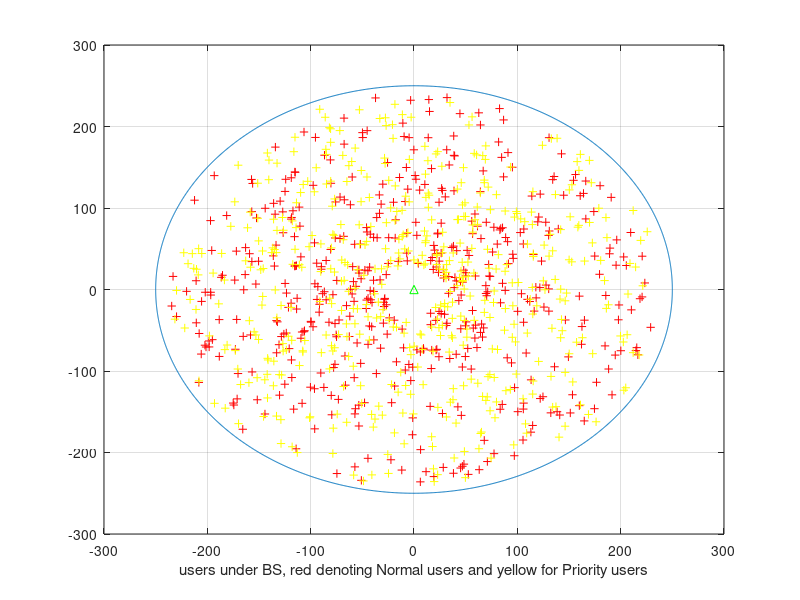
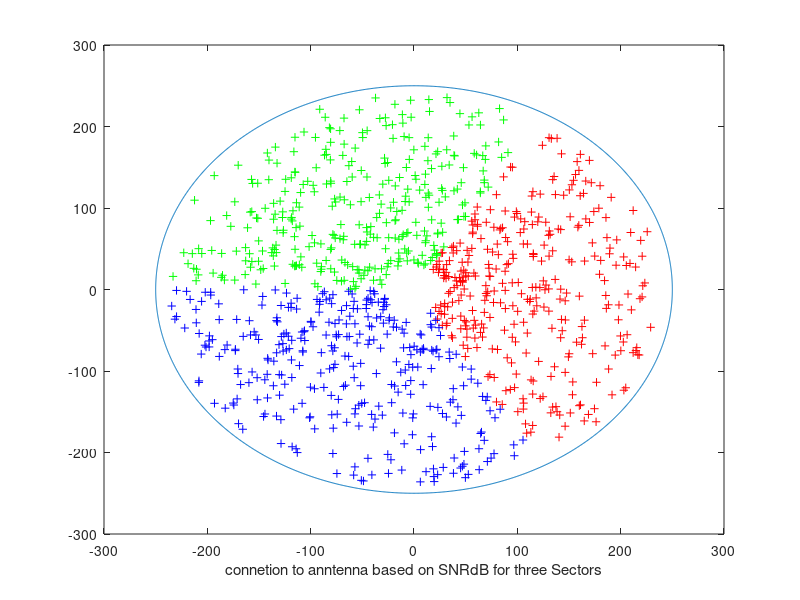

The MATLAB script that drew these images, in order: (Note: this script raises an error after producing the figures.)
grid on;

% area under the base station
r = 250;
t = 0 : pi/1000 : pi*2;
x = r*cos(t);
y = r*sin(t);
figure(1);
plot (x,y);
hold on;
grid on;
axis on;
axis ([-300 300 -300 300])
xlabel('users under BS, red denoting Normal users and yellow for Priority users' );


% layout of the base station
Bs_X = 0;
Bs_Y = 0;
plot(Bs_X, Bs_Y, '^g');


% generation of users in base station
a=30;
b=240;
n=1000; 
OpUserR = a + (b-a).*rand(n,1);
c=0;
d=2*pi;
theta = c + (d-c).*rand(n,1);
userX= (OpUserR.*cos(theta));
userY= (OpUserR.*sin(theta));
normal = 0.5 *n;
priority = n - normal;
userX1= zeros(1,(normal));
userY1= zeros(1,(normal));
userX2= zeros(1,(priority));
userY2= zeros(1,(priority));


for i = 1:(normal)
    userX1(i) = userX(i);
    userY1(i) = userY(i);
end
k = 1;
for i = (normal+1):n
    userX2(k) = userX(i);
    userY2(k) = userY(i);
    k = k+1;
end

figure(1);
hold on;
plot(userX1, userY1,'+r')
plot(userX2, userY2,'+y')


%parameter calculation for users in the network
d=zeros(1,n);
pathLoss_M=zeros(1,n);
pathLoss2_M=zeros(1,n);
shadowing_M=zeros(1,n);
hbs=25;
hms=1.5;
fc=2.6;
std_dev_M= 8;
for i= 1:n
    d(i)= sqrt((userX(i)^2) +(userY(i)^2));
    pathLoss_M(i)= (44.9-6.55*log10(hbs))*log10(d(i))+34.46+5.83*log10(hbs)+23*log10(fc/5);
    pathLoss2_M(i)= 40*log10(d(i)) + 0.65 - 16.2*log10(hbs) - 16.2*log10(hms) + 3.8*log10(fc/5); 
    shadowing_M= std_dev_M.* randn(n, 1);
end;




% parameter calculation for the first sector
i=1;
Aa1 = zeros(1,n) ;
Mg = 17; % max gain
Am = 20; 
W = 70;
gain = zeros(3, n);

while(i<=n)
if (0<=userX(i) && 0<userY(i))
  Aa1(i) = abs(atand(userY(i)/userX(i)))  ;

                 
elseif (0>userX(i) && 0<userY(i))
  Aa1(i) = 180 - abs(atand(userY(i)/userX(i)))  ;

elseif (0>userX(i) && 0>userY(i))
  Aa1(i) = 180 + abs(atand(userY(i)/userX(i)))  ;

elseif (0<userX(i) && 0>userY(i))
  Aa1(i) = 360 - abs(atand(userY(i)/userX(i)))  ;

end;
  if Aa1(i)>180
      Aa1(i)= 360- Aa1(i);
  end;
  if Aa1(i)< -180
      Aa1(i)= 360+Aa1(i);
  end;
      
   

 x=12*((Aa1(i)/W)^2);
gain(1,i)= Mg - min(x, Am);

i =i + 1 ;
end;



% parameter calculation for the second sector
i=1;
Aa2 = zeros(1,n) ;

while(i<=n)
if (0<userX(i) && 0<userY(i)) 
  Aa2(i) = 120 - abs(atand(userY(i)/userX(i)))  ;

elseif (0>userX(i) && 0<userY(i) && theta(i)>2*pi/3)
  Aa2(i) = 60 - abs(atand(userY(i)/userX(i)));
  
elseif (0>userX(i) && 0<userY(i) && theta(i)<2*pi/3)
  Aa2(i) = abs(atand(userY(i)/userX(i)))-60;

elseif (0>userX(i) && 0>userY(i))
  Aa2(i) = 60 + abs(atand(userY(i)/userX(i)))  ;

else 
  Aa2(i) = 240 - abs(atand(userY(i)/userX(i)))  ;

end;
 if Aa2(i)>180
      Aa2(i)= 360- Aa2(i);
  end;
  if Aa2(i)< -180
      Aa2(i)= 360+Aa2(i);
  end;
  
 x2=12*((Aa2(i)/W)^2);
gain(2,i)= Mg - min(x2, Am);

i =i + 1 ;
end;

% parameter calculation for the third sector
i=1;
Aa3 = zeros(1,n) ;

while(i<=n)
if (0<userX(i) && 0<userY(i))
  Aa3(i) = 240 - abs(atand(userY(i)/userX(i)))  ;


elseif (0>userX(i) && 0<userY(i))
  Aa3(i) = 60 + abs(atand(userY(i)/userX(i))) ;

elseif (0>userX(i) && 0>userY(i))
  theta1 =abs(atand(userY(i)/userX(i)) ) ;
  if theta1<60
      Aa3(i)= 60- theta1;
  elseif theta1>=60
      Aa3(i)=theta1-60;
  end;
  
 elseif (0<userX(i) && 0>userY(i))
  Aa3(i) = 120 - abs(atand(userY(i)/userX(i)))  ;

 end;
 
  if Aa3(i)>180
      Aa3(i)= 360- Aa3(i);
  end;
  if Aa3(i)< -180
      Aa3(i)= 360+Aa3(i);
  end;
      
 x3=12*((Aa3(i)/W)^2);
gain(3,i)= Mg - min(x3, Am);

i =i + 1 ;
end;


RS= zeros(3,n);
RSw= zeros(3,n);% Received signal in Watt
BS_Tx= 43;
gainMs= 0;
SNRw= zeros(3,n);
SNRdB= zeros(3,n);
bandwidth= 5000000;
noise_dB= -174 + 10*log10(bandwidth);
noise_w= 10^(noise_dB/10); % Noise power in Watt

alpha = 0.65;
dataRatePerH = zeros(1,n);
dataRate = zeros(1,n);
uSNRw= zeros(3,n);
uSNRdB = zeros(1,n);
RBbandwidth = 180000;
Unoise_dB= -174 + 10*log10(RBbandwidth);
Unoise_w= 10^(Unoise_dB/10);
fileSize = 16000000; % 2MB in bits

for i= 1:3
    for j= 1:normal
        RS(i,j)= BS_Tx + gain(i,j) + gainMs - pathLoss_M(j) - shadowing_M(j);
        RSw(i,j)= 10^(RS(i,j)/10);
        SNRw(i,j)= RSw(i,j)/noise_w;
        SNRdB(i,j)= 10 *log10(SNRw(i,j));
        
        uSNRw(i,j)= RSw(i,j)/Unoise_w;
        uSNRdB(i,j)= 10 *log10(uSNRw(i,j));
        
        if uSNRdB(i,j)>21
            uSNRdB(i,j) =21;
        end
        
        dataRatePerH(i,j) = alpha*log2(1+10.^(uSNRdB(i,j)/10));
        dataRate(i,j) = 900000; % 900Kbps
        
    end;
    
    
       for j= normal+1 : n
        RS(i,j)= BS_Tx + gain(i,j) + gainMs - pathLoss_M(j) - shadowing_M(j);
        RSw(i,j)= 10^(RS(i,j)/10);
        SNRw(i,j)= RSw(i,j)/noise_w;
        SNRdB(i,j)= 10 *log10(SNRw(i,j));
        
        uSNRw(i,j)= RSw(i,j)/Unoise_w;
        uSNRdB(i,j)= 10 *log10(uSNRw(i,j));
        
        if uSNRdB(i,j)>21
            uSNRdB(i,j) =21;
        end
        
        dataRatePerH(i,j) = alpha*log2(1+10.^(uSNRdB(i,j)/10));
        dataRate(i,j) = 900000; % 900Kbps
        
       end;
    
    
end;



RdataRate = max(dataRate,[],1); % data rate(tx rate ) of each user.
RBbandwidthNormal = RdataRate(1,1)/dataRatePerH(1,1); % Adjusted to fit 900kb/s data rate
RBbandwidthPriority = RdataRate(1,normal+1)/dataRatePerH(1,normal+1); % Adjusted to fit 2.5MB/s data rate
serviceTime = zeros(1,n); % Service time for each user.

i=1;
for i=i:n
serviceTime(i) = fileSize/(RdataRate(i));
end;

SNRdB1= zeros(3,normal);
SNRdB2= zeros(3,priority);

for i= 1:3
    for j= 1:normal
        SNRdB1(i,j)= SNRdB(i,j);
    end;
end;

k=1;
for i= 1:3
    for j= (normal+1):n
        SNRdB2(i,k)= SNRdB(i,j);
        k=k+1;
    end;
    k=1;
end;


[maxSNRdB, indexSNRdB] =  max(SNRdB,[],1);
cell1 = find(indexSNRdB==1); %index of All users connected to cell1
cell2 = find(indexSNRdB==2); %index of All users connected to cell2
cell3 = find(indexSNRdB==3); %index of All users connected to cell3

[maxSNRdB1, indexSNRdB1] =  max(SNRdB1,[],1);
[maxSNRdB2, indexSNRdB2] =  max(SNRdB2,[],1);
cell11 = find(indexSNRdB1==1); %index of Normal users connected to cell1
cell12 = find(indexSNRdB1==2); %index of Normal users connected to cell2
cell13 = find(indexSNRdB1==3); %index of Normal users connected to cell3

cell21 = find(indexSNRdB2==1); %index of Priority users connected to cell1
cell22 = find(indexSNRdB2==2); %index of Priority users connected to cell1
cell23 = find(indexSNRdB2==3); %index of Priority users connected to cell1

figure(2);
r = 250;
t = 0 : pi/1000 : pi*2;
x = r*cos(t);
y = r*sin(t);
plot (x,y);
hold on;

figure(2);
plot(userX(cell1), userY(cell1),'+r', userX(cell2), userY(cell2),'+g',userX(cell3), userY(cell3),'+b');
xlabel('connetion to anntenna based on SNRdB for three Sectors' );




% Radio Resource Allocation Segment

Lamda = 0.5:1.5:12.5;
z = length(Lamda);
blockingProb = zeros(1,z);
throughput = zeros(1,z);
ECR = zeros(1,z);
Energy = zeros(1,z);
bNum = zeros(1,z); %number of blocked users
sCall = zeros(1,z);%number of served users
timeNow = -1*ones(1,z);
averageDelay = zeros(1,z);
delay = zeros(1,z);
numChannelsPerSector = 25;
perNormal = 0.5; % Percentage of total bandwidth allocated to Normal users
perPriority = 1- perNormal; % Percentage of total bandwidth allocated to Priority users
numChannelsNormal = ceil( numChannelsPerSector * perNormal); % Number of channels available for normal user
numChannelsPriority = numChannelsPerSector - numChannelsNormal; % Number of channels available for priority user
l=1; %  Iterates up to the length of lamda (z)
nnn =0;

%Energy Parameters
p_max = 20; %in watt
p_not = 130; %in watt
deltaP = 4.7;
Ntrx = 1;


for lamda = 0.5:1.5:12.5  % Adjust one on top too
    
 tNumCalls = 5000;  %Number of calls
 lamdaNormal = 0.5 * lamda;
 lamdaPriority = lamda - lamdaNormal;

 XNormal =  -1/lamdaNormal*log(1-rand(1,tNumCalls/2)); % Interarrival for Normal
 arrivalTimeNormal = cumsum(XNormal);  % vector of arrival times for Normal 

 XPriority =  -1/lamdaPriority*log(1-rand(1,tNumCalls/2)); % Interarrival for Priority
 arrivalTimePriority = cumsum(XPriority);  % vector of arrival times for Priority

 combineArrivalTime = sort(union(arrivalTimeNormal,arrivalTimePriority)); % all arrival times in Ascending form
 
 departureTime = inf*ones(1,tNumCalls);
 depTime = inf*ones(1,n); % for each user in the system
 
 tNum = 1;  % Current number of arrived calls
 channelStatus1 = zeros(1,numChannelsPerSector); % Available channels in cell1
 channelStatus2 = zeros(1,numChannelsPerSector); % Available channels in cell2
 channelStatus3 = zeros(1,numChannelsPerSector); % Available channels in cell3
 pp=0;
 
 cellSel = zeros(1,n);  % Cell selected by user
 uState = zeros(1,n);   % Current state of each user
 uStateNormal = zeros(1,normal); % state of Normal Users
 uStatePriority = zeros(1,priority); % state of Priority Users
 uChannel = zeros(1,n); % Current channel connected to
 userAtime = zeros(1,n);% Current user arrival time
 userDtime = zeros(1,n);% current user departure time
 minaggTime = 0; % initiating the aggregate time
 
  while(tNum<=tNumCalls-1)
          
    idle = 0;
    busy = 1;
    
    % Check for the class corresponding to the current Arrival time
    normalArrival = any(arrivalTimeNormal(:) == combineArrivalTime(tNum) );
    priorityArrival = any(arrivalTimePriority(:) == combineArrivalTime(tNum) );
    
    
    if normalArrival == 1    % if user is from the Normal class
        allFree = find(uState == 0); % vector of indexes of all free users
        freeUsers = find(allFree <= normal);
        uCall = allFree(freeUsers(randi(numel(freeUsers))));   % index of selected user to make call   
       
    elseif priorityArrival == 1    % if user is from the Priority class
        allFree = find(uState == 0); % vector of indexes of all free users
        freeUsers = find(allFree > normal);
        uCall = allFree(freeUsers(randi(numel(freeUsers))));  % index of selected user to make call
   
    end
     
    userAtime(uCall) = combineArrivalTime(tNum); % Arrival Time of selected user
    
    id1 = find(cell1==uCall);
    id2 = find(cell2==uCall);
    id3 = find(cell3==uCall); 
    
    TF1 = isempty(id1);
    TF2 = isempty(id2);
    TF3 = isempty(id3); 
    
   
     if TF1==0  % if user to call is connected to cell1
        if (1<=uCall && uCall<= normal) % if user is a Normal user
            selCh = find(channelStatus1==0); 
            freeCh = find(selCh <= numChannelsNormal);
            cellSel(uCall)=11; % normal cell1
            
        else  % user is a priority user
            selCh = find(channelStatus1==0); 
            freeCh = find(selCh > numChannelsNormal);
            cellSel(uCall)=21; % priority cell1          
        end
        
     elseif TF2==0  % if user to call is connected to cell2
        if (1<=uCall && uCall<= normal) % if user is a Normal user
            selCh = find(channelStatus2==0); 
            freeCh = find(selCh <= numChannelsNormal);
            cellSel(uCall)=12; % normal cell2
            
        else  % user is a priority user
            selCh = find(channelStatus2==0); 
            freeCh = find(selCh >numChannelsNormal);
            cellSel(uCall)=22; % priority cell2 
        end
        
     elseif TF3==0  % if user to call is connected to cell3
         if (1<=uCall && uCall<= normal) % if user is a Normal user
            selCh = find(channelStatus3==0); 
            freeCh = find(selCh <= numChannelsNormal);
            cellSel(uCall)=13; % normal cell3
            
        else  % user is a priority user
            selCh = find(channelStatus3==0); 
            freeCh = find(selCh > numChannelsNormal);
            cellSel(uCall)=23; % priority cell3 
         end
     
    end;
     
    h = isempty(freeCh);
    
    if RdataRate(uCall) >= 155.5740 %corresponding datarate for 1.8dB user snrdB
        m = 0;
    end;
    
   
    if h==0 && m==0   % free channel and high enough snrDB
        
            uState(uCall) = busy;
            uChannel(uCall)= selCh(freeCh(1));
        
        
            if (cellSel(uCall) == 11 || cellSel(uCall) == 21)
                
              %Energy Modelling
              busyRatio1 = length(find(channelStatus1 == 1))/length(channelStatus1);
              busyRatio2 = length(find(channelStatus2 == 1))/length(channelStatus2);
              busyRatio3 = length(find(channelStatus3 == 1))/length(channelStatus3);
            
              p_out1 = busyRatio1 * p_max;
              p_out2 = busyRatio2 * p_max;
              p_out3 = busyRatio3 * p_max;
              
              power = Ntrx*((p_not + deltaP*p_out1)+ (p_not + deltaP*p_out2)+ (p_not + deltaP*p_out3)) ; 
             
              if(indexaggTime == 1) %if previous event was an arrival
                 Energy(l) = Energy(l) + power * (combineArrivalTime(tNum) - combineArrivalTime(tNum-1) );
              else  % if the previous event was a departure
                 Energy(l) = Energy(l) + power * (combineArrivalTime(tNum) - minaggTime );
              end  
              
              channelStatus1(selCh(freeCh(1))) = busy;
              
              
            elseif (cellSel(uCall) == 12 || cellSel(uCall) == 22)
                
              %Energy Modelling
              busyRatio1 = length(find(channelStatus1 == 1))/length(channelStatus1);
              busyRatio2 = length(find(channelStatus2 == 1))/length(channelStatus2);
              busyRatio3 = length(find(channelStatus3 == 1))/length(channelStatus3);
            
              p_out1 = busyRatio1 * p_max;
              p_out2 = busyRatio2 * p_max;
              p_out3 = busyRatio3 * p_max;
              
              power = Ntrx*((p_not + deltaP*p_out1)+ (p_not + deltaP*p_out2)+ (p_not + deltaP*p_out3)) ; 
              
              if(indexaggTime == 1)
                  Energy(l) = Energy(l) + power * (combineArrivalTime(tNum) - combineArrivalTime(tNum-1) );
              else
                  Energy(l) = Energy(l) + power * (combineArrivalTime(tNum) - minaggTime );
              end  
              
              channelStatus2(selCh(freeCh(1))) = busy;
              
            elseif (cellSel(uCall) == 13 || cellSel(uCall) == 23) 
                
              %Energy Modelling
              busyRatio1 = length(find(channelStatus1 == 1))/length(channelStatus1);
              busyRatio2 = length(find(channelStatus2 == 1))/length(channelStatus2);
              busyRatio3 = length(find(channelStatus3 == 1))/length(channelStatus3);
           
              p_out1 = busyRatio1 * p_max;
              p_out2 = busyRatio2 * p_max;
              p_out3 = busyRatio3 * p_max;
              
              power = Ntrx*((p_not + deltaP*p_out1)+ (p_not + deltaP*p_out2)+ (p_not + deltaP*p_out3)) ;  
             
               if(indexaggTime == 1)
                   Energy(l) = Energy(l) + power * (combineArrivalTime(tNum) - combineArrivalTime(tNum-1) );
               else
                   Energy(l) = Energy(l) + power * (combineArrivalTime(tNum) - minaggTime );
               end  
              
                
              channelStatus3(selCh(freeCh(1))) = busy;
            end;
    
            departureTime(tNum) = combineArrivalTime(tNum) + serviceTime(uCall); % Set new departure time
            
            depTime(uCall) = departureTime(tNum); % Set new departure time for user
            
    
    else bNum(l) = bNum(l)+1; 
        
    end;
    
    
    % Handle Time allocation
    
     SdepartureTime = min(departureTime(departureTime>timeNow(l)));
     SarrivalTime = combineArrivalTime(tNum+1);
     aggTime = [SarrivalTime;SdepartureTime];
     [minaggTime, indexaggTime] =  min(aggTime,[],1);
     

     
      if indexaggTime == 2 % Departure Time
         TL1 = find(depTime<=SarrivalTime);
         TL2 = find(uState==busy);
         idUser = intersect(TL1,TL2);
         q = length(idUser); 
         kk = zeros(1,q);
         i=1;
         ii=1;
       
         for ii = ii:q
             kk(ii) = cellSel(idUser(ii));
         end; 
         
         initTime = timeNow(l); 
       
         while i<=q
             uState(idUser(i))=idle;% reseting a user's status after a successful call
             userDtime(idUser(i)) = depTime(idUser(i)); 
             delay(l) = delay(l) + userDtime(idUser(i)) - userAtime(idUser(i));
             sCall(l) = sCall(l)+1;
               
            if kk(i) ==11 || kk(i) == 21   % User from cell1
              
              %Energy Modelling
              busyRatio1 = length(find(channelStatus1 == 1))/length(channelStatus1);
              busyRatio2 = length(find(channelStatus2 == 1))/length(channelStatus2);
              busyRatio3 = length(find(channelStatus3 == 1))/length(channelStatus3);
          
              p_out1 = busyRatio1 * p_max;
              p_out2 = busyRatio2 * p_max;
              p_out3 = busyRatio3 * p_max;
              
              power = Ntrx*((p_not + deltaP*p_out1)+ (p_not + deltaP*p_out2)+ (p_not + deltaP*p_out3)) ; 
              Energy(l) = Energy(l) + power * (depTime(idUser(i)) - initTime );
          
              initTime = depTime(idUser(i));
              
              channelStatus1(uChannel(idUser(i)))=idle;
         
            elseif kk(i)==12 || kk(i) == 22  %User in cell2
                
              %Energy Modelling
              busyRatio1 = length(find(channelStatus1 == 1))/length(channelStatus1);
              busyRatio2 = length(find(channelStatus2 == 1))/length(channelStatus2);
              busyRatio3 = length(find(channelStatus3 == 1))/length(channelStatus3);
             
              p_out1 = busyRatio1 * p_max;
              p_out2 = busyRatio2 * p_max;
              p_out3 = busyRatio3 * p_max;
              
              power = Ntrx*((p_not + deltaP*p_out1)+ (p_not + deltaP*p_out2)+ (p_not + deltaP*p_out3)) ;  
              Energy(l) = Energy(l) + power * (depTime(idUser(i)) - initTime );
              
              initTime = depTime(idUser(i));
              
              channelStatus2(uChannel(idUser(i)))=idle; 
          
            elseif kk(i)==13 || kk(i) == 23  %User in cell2
                
              %Energy Modelling
              busyRatio1 = length(find(channelStatus1 == 1))/length(channelStatus1);
              busyRatio2 = length(find(channelStatus2 == 1))/length(channelStatus2);
              busyRatio3 = length(find(channelStatus3 == 1))/length(channelStatus3);
         
              p_out1 = busyRatio1 * p_max;
              p_out2 = busyRatio2 * p_max;
              p_out3 = busyRatio3 * p_max;
              
              power = Ntrx*((p_not + deltaP*p_out1)+ (p_not + deltaP*p_out2)+ (p_not + deltaP*p_out3)) ; 
              Energy(l) = Energy(l) + power * (depTime(idUser(i)) - initTime );
              
              initTime = depTime(idUser(i));
              
              channelStatus3(uChannel(idUser(i)))=idle;
            end;
            
            depTime(idUser(i))= inf;
            pp=pp+1;
            i=i+1;
            
         end;
     end;
    
    timeNow(l) = minaggTime;
    tNum = tNum + 1; 
    
  end;
 
 
 blockingProb(l) = ((bNum(l))/(tNum))*100;

 throughput(l) = (sCall(l)*fileSize)/timeNow(l);

 averageDelay(l) = delay(l)/sCall(l) ;
 
 ECR(l) = Energy(l)/(sCall(l)*fileSize);
 
 l = l+1;
 
end;

figure(3);
hold on;
grid on;
plot(Lamda, blockingProb,'+-k');
xlabel('arrival rate' );
ylabel('blocking pobability (%)' );

figure(4);
hold on;
grid on;
plot(Lamda, throughput, '+-k');
xlabel('arrival rate' );
ylabel('throughput (bit/s)' );

figure(5);
hold on;
grid on;
plot(Lamda, averageDelay, '+-k');
xlabel('arrival rate' );
ylabel('average delay' );

figure(6);
hold on;
grid on;
plot(Lamda, ECR, '+-k');
xlabel('arrival rate' );
ylabel('Energy Consumption Ratio (Joules/bit)' );





